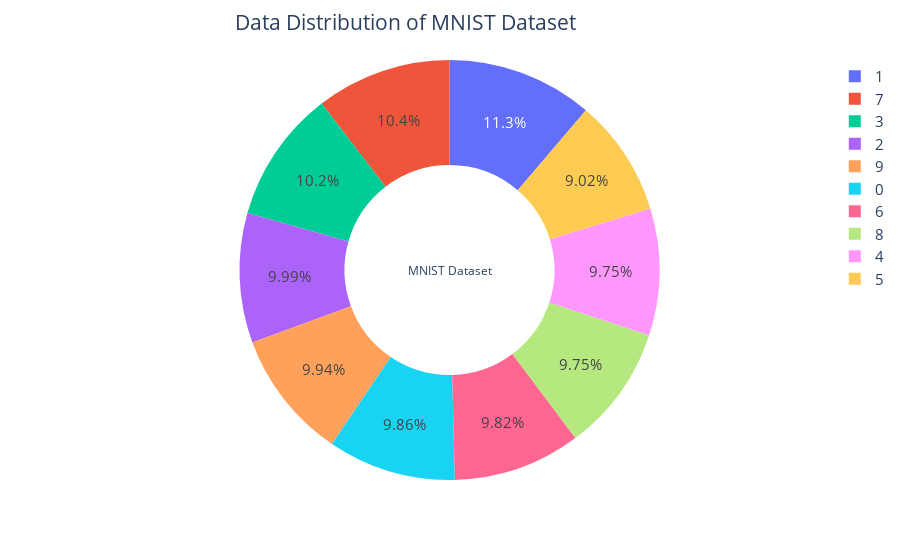

Notebook cell for this chart:
### Markdown cell above
### Pie Chart

The pie chart % of images in class in descending order. From the chart, we can find that the **digit class** 1 has the **highest percentage** of data **11.3%** followed by digit class 7 and digit class 3. **Digit 5** has the **least percentage of 9.02%**. The dataset is **balanced**

### Code cell
# Calculate the target distribution
Target_Dist_Total = df_mnist_dataset['Target'].value_counts(sort=False)

# Create a pie chart
fig = px.pie(Target_Dist_Total, values=Target_Dist_Total, names=Target_Dist_Total.index, hole=0.5)

# Update layout
fig.update_layout(
    title='Data Distribution of MNIST Dataset',
    font_size=15,
    title_x=0.45,
    annotations=[dict(text='MNIST Dataset', font_size=12, showarrow=False, x=0.5, y=0.5)]
)

# Update traces
fig.update_traces(textfont_size=15, textinfo='percent')

fig.show()

### Figure 1 — Plotly figure (JSON) as saved in the notebook; plotly's stock layout.template omitted (floating-point values rounded to 4 significant figures)
{"data": [{"domain": {"x": [0, 1], "y": [0, 1]}, "hole": 0.5, "hovertemplate": "Target=%{label}<br>value=%{value}<extra></extra>", "labels": ["0", "1", "2", "3", "4", "5", "6", "7", "8", "9"], "legendgroup": "", "name": "", "showlegend": true, "textfont": {"size": 15}, "textinfo": "percent", "type": "pie", "values": [6903, 7877, 6990, 7141, 6824, 6313, 6876, 7293, 6825, 6958]}], "layout": {"annotations": [{"font": {"size": 12}, "showarrow": false, "text": "MNIST Dataset", "x": 0.5, "y": 0.5}], "font": {"size": 15}, "legend": {"tracegroupgap": 0}, "margin": {"t": 60}, "title": {"text": "Data Distribution of MNIST Dataset", "x": 0.45}}}
